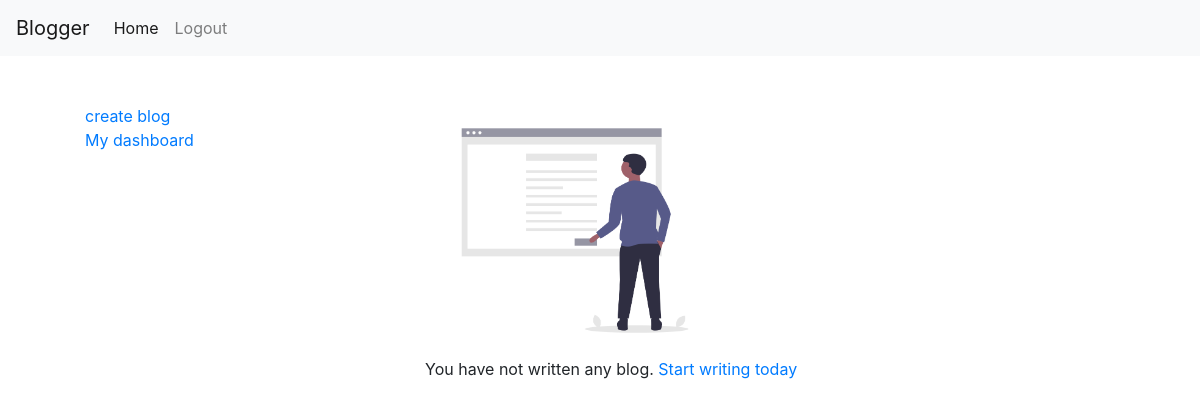
Before: /dashboard/1 (signed in) with the older database file.
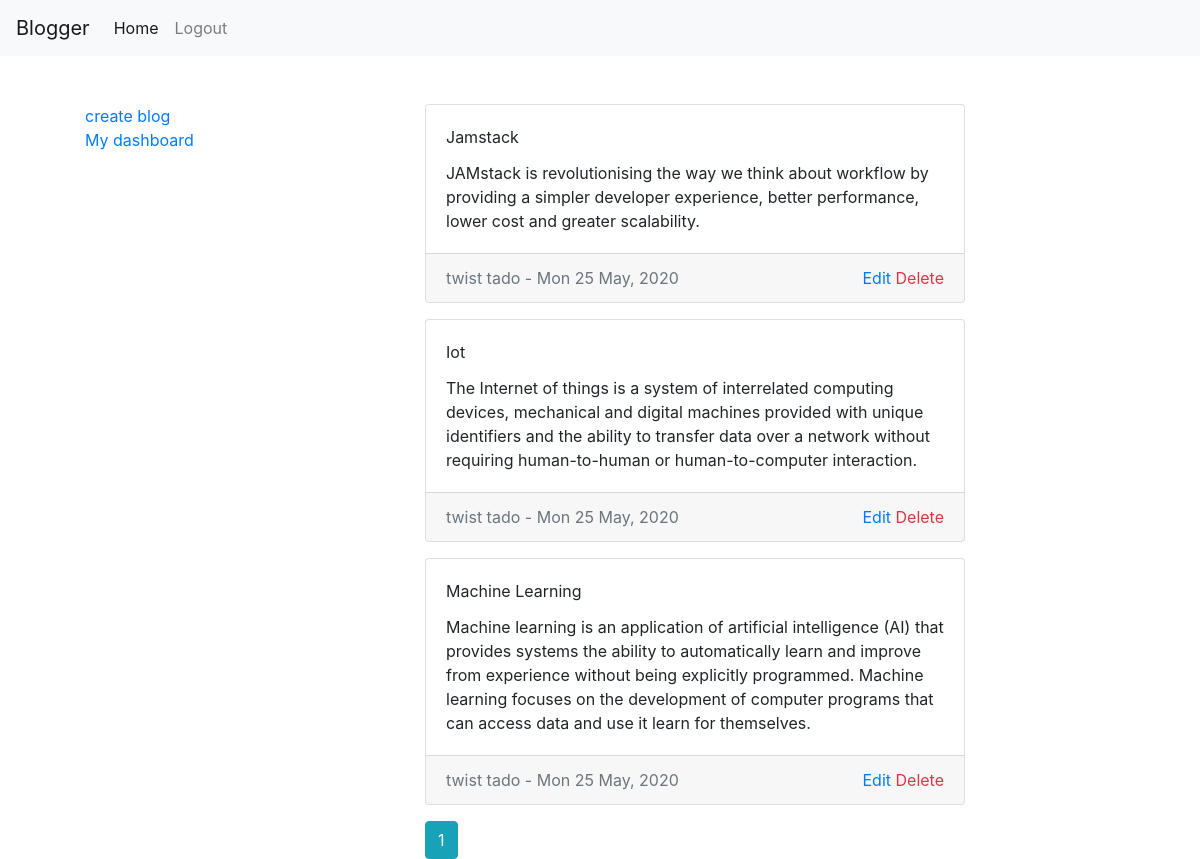
After: the same page with the newer database file.
### blog_app/model.py (models this page shows, shortened)
class Blog(db.Model):
    id = db.Column(db.INTEGER, primary_key=True, autoincrement=True)
    title = db.Column(db.TEXT, nullable=False)
    content = db.Column(db.TEXT, nullable=False)
    date_posted = db.Column(db.DATETIME, nullable=False, default=datetime.utcnow())
    author = db.Column(db.INTEGER, db.ForeignKey('users.id'), nullable=False)
    like = db.relationship('Likes', backref='liked', lazy=True)

class Users(db.Model, UserMixin):
    id = db.Column(db.INTEGER, primary_key=True, autoincrement=True)
    name = db.Column(db.String(50), nullable=False)
    email = db.Column(db.TEXT, nullable=False, unique=True)
    password = db.Column(db.TEXT, nullable=True)
    date_created = db.Column(db.DATETIME, nullable=False, default=datetime.utcnow())
    blog = db.relationship('Blog', backref='writer', lazy=True)
    like = db.relationship('Likes', backref='liker', lazy=True)

### blog_app/user.py (the view)
@app.route('/dashboard/<int:user_id>')
@login_required
def dashboard(user_id):
    page = request.args.get('page')
    blogs = Blog.query.filter_by(author=user_id).paginate(page=page, per_page=5)
    return render_template('user/dashboard.html', blogs=blogs)

### blog_app/model.py (called while the page is built)
@login_manager.user_loader
def load_user(user_id):
    return Users.query.get(int(user_id))

### blog_app/templates/user/dashboard.html
{% extends('base.html') %}
{% block content %}
    <div>
        {% if blogs.items %}
            {% for blog in blogs.items %}
                <div class="card mb-3">
                    <div class="card-body">
                        <div class="card-title text-capitalize">{{ blog.title }}</div>
                        <div class="card-text">
                            {{ blog.content }}
                        </div>
                    </div>
                    <div class="card-footer text-muted d-flex justify-content-between" >
                        <div>{{ blog.writer.name }} - <time>{{ blog.date_posted.strftime('%a %d %b, %Y') }}</time></div>
                        <div>
                            <a href="{{ url_for('edit', blog_id=blog.id) }}">Edit</a>
                            <a id="delete"
                               style="color: #dc3545 !important; "
                               href="{{ url_for('delete', blog_id=blog.id) }}"
                            >
                                Delete
                            </a>
                        </div>
                    </div>
                </div>
            {% endfor %}
            {% for page_num in blogs.iter_pages() %}
                {% if page_num %}
                    {% if blogs.page == page_num %}
                        <a class="btn btn-info" href="{{ url_for('home', page=page_num) }}">{{ page_num }}</a>
                    {% else %}
                        <a class="btn btn-outline-info" href="{{ url_for('home', page=page_num) }}">{{ page_num }}</a>
                    {% endif %}
                {% endif %}
            {% endfor %}
        {% else %}
            <div class="image-container">
                <img src="{{ url_for('static', filename='images/blog.png')}}" alt="empty blog">
            </div>
            You have not written any blog. <a href="{{ url_for('create')}}">Start writing today</a>
        {% endif %}
    </div>
{% endblock %}

Changed rows visible on the page:
added Blog: title "Jamstack", content "JAMstack is revolutionising the way we think about workflow by providing a simpler developer experience, better performance, lower cost and greater scalability.", writer.name "twist tado", date_posted "Mon 25 May, 2020"
added Blog: title "Iot", content "The Internet of things is a system of interrelated computing devices, mechanical and digital machines provided with unique identifiers and the ability to transfer data over a network without requiring human-to-human or human-to-computer interaction.", writer.name "twist tado", date_posted "Mon 25 May, 2020"
added Blog: title "Machine Learning", content "Machine learning is an application of artificial intelligence (AI) that provides systems the ability to automatically learn and improve from experience without being explicitly programmed. Machine learning focuses on the development of computer programs that can access data and use it learn for themselves.", writer.name "twist tado", date_posted "Mon 25 May, 2020"
Other visible differences:
new list line: "1"
text no longer shown: "You have not written any blog. Start writing today"
